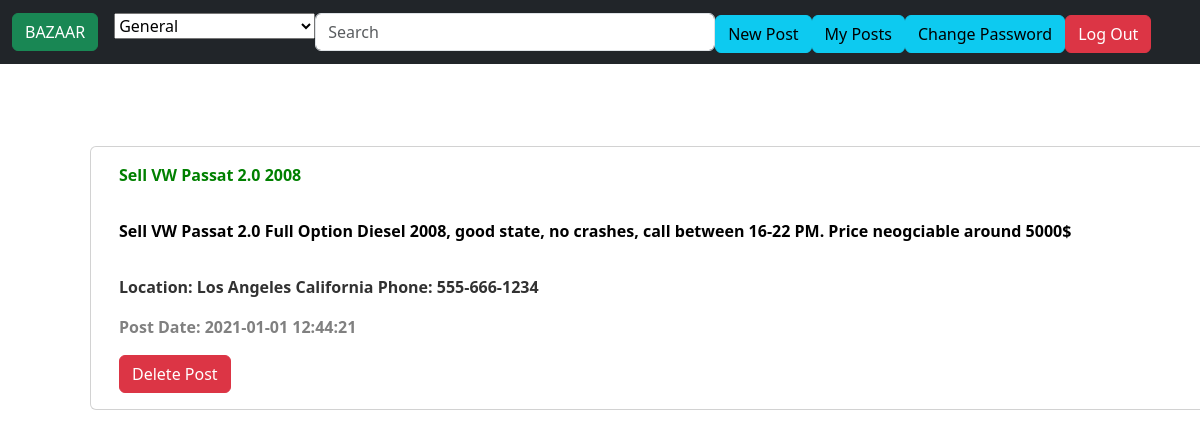
The page /myposts (signed in) on the database its author committed.
### tables this page shows
CREATE TABLE "posts" (
	"id"	INTEGER NOT NULL UNIQUE,
	"owner_id"	INTEGER NOT NULL,
	"title"	TEXT NOT NULL DEFAULT 'NOT SET',
	"details"	TEXT NOT NULL DEFAULT 'NOT SET',
	"city"	TEXT NOT NULL,
	"phone"	TEXT DEFAULT '000-000-0000',
	"section"	INTEGER NOT NULL DEFAULT 0,
	"postDate"	TEXT NOT NULL DEFAULT '2100-0-0',
	PRIMARY KEY("id" AUTOINCREMENT)
);

### app.py (the view, shortened to what this page needs)
@app.route("/myposts", methods=["GET", "POST"])
@login_required
def myposts():
    db = engine.connect()
    userID = session['user_id']
    s = "SELECT * FROM posts WHERE posts.owner_id == (?) ORDER BY posts.postDate DESC"
    res = db.execute(s, userID)
    if res != None:
        return render_template("myposts.html",
                               listPosts=res,
                               listSections=categories
                               )
    return render_template("myposts.html")

### app.py (called while the page is built)
@app.after_request
def after_request(response):
    response.headers["Cache-Control"] = "no-cache, no-store, must-revalidate"
    response.headers["Expires"] = 0
    response.headers["Pragma"] = "no-cache"
    return response

### helpers.py (called while the page is built)
def login_required(f):
    @wraps(f)
    def decorated_function(*args, **kwargs):
        if session.get("user_id") is None:
            return redirect("/login")
        return f(*args, **kwargs)
    return decorated_function

### templates/myposts.html (shortened to what this page needs)
{% extends "layout.html" %}
{% block main %}
<form action="/myposts" method="POST">
    <div class="container">
        <div class="d-grid gap-3">
            {% for post in listPosts %}
            <div class="container" style="margin-top: 10px;">
                <div class="row">
                    <div class="card " style="width: 1000rem; font-weight:bold; color:green">
                        <div class="card-body">
                            {{post[2]}}
                        </div>
                        <div style="color:rgb(0, 0, 0);" class="card-body">
                            {{post[3]}}
                        </div>
                        <div style="color: rgb(50, 50, 50)" class="card-body">
                            <p>Location: {{post[4]}} Phone: {{post[5]}}</p>
                            <p style="color: gray;">Post Date: {{post[7]}}</p>
                            <button class="btn btn-danger" name="delete_button" type="submit" value={{post[0]}}>Delete
                                Post</button>
                        </div>
                    </div>
                </div>
            </div>
            {% endfor %}
        </div>
    </div>
</form>
{% endblock %}

### rows shown on the page
posts: title "Sell VW Passat 2.0 2008", details "Sell VW Passat 2.0 Full Option Diesel 2008, good state, no crashes, call between 16-22 PM. Price neogciable around 5000$", city "Los Angeles California", phone "555-666-1234", postDate "2021-01-01 12:44:21", {{ post[0] }} 68 (drawn)
